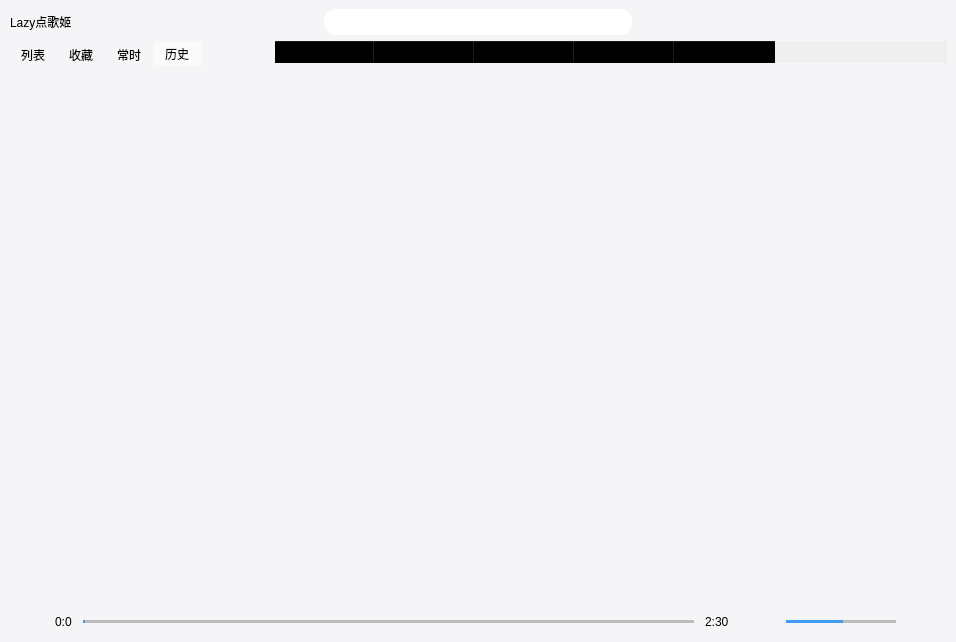
<?xml version="1.0" encoding="UTF-8"?>
<ui version="4.0">
 <class>OrderPlayerWindow</class>
 <widget class="QMainWindow" name="OrderPlayerWindow">
  <property name="geometry">
   <rect>
    <x>0</x>
    <y>0</y>
    <width>956</width>
    <height>642</height>
   </rect>
  </property>
  <property name="windowTitle">
   <string>Lazy点歌姬</string>
  </property>
  <property name="windowIcon">
   <iconset resource="resources.qrc">
    <normaloff>:/icons/candy</normaloff>:/icons/candy</iconset>
  </property>
  <property name="styleSheet">
   <string notr="true">QMainWindow
{
	background: #F5F5F7;
}</string>
  </property>
  <widget class="QWidget" name="centralwidget">
   <layout class="QVBoxLayout" name="verticalLayout_3">
    <item>
     <layout class="QHBoxLayout" name="searchEditLayout" stretch="1,1,1">
      <property name="leftMargin">
       <number>0</number>
      </property>
      <item>
       <widget class="QPushButton" name="pushButton">
        <property name="styleSheet">
         <string notr="true">text-align: left;</string>
        </property>
        <property name="text">
         <string>Lazy点歌姬</string>
        </property>
        <property name="icon">
         <iconset resource="resources.qrc">
          <normaloff>:/icons/candy</normaloff>:/icons/candy</iconset>
        </property>
        <property name="flat">
         <bool>true</bool>
        </property>
       </widget>
      </item>
      <item>
       <widget class="QWidget" name="widget" native="true">
        <property name="minimumSize">
         <size>
          <width>20</width>
          <height>24</height>
         </size>
        </property>
        <property name="styleSheet">
         <string notr="true">QWidget
{
	border: none;
	border-radius: 12px;
	background: white;
}</string>
        </property>
        <layout class="QHBoxLayout" name="horizontalLayout">
         <property name="leftMargin">
          <number>9</number>
         </property>
         <property name="topMargin">
          <number>2</number>
         </property>
         <property name="bottomMargin">
          <number>2</number>
         </property>
         <item>
          <widget class="QLineEdit" name="searchEdit">
           <property name="styleSheet">
            <string notr="true">QLineEdit
{
	border: none;
	background: transparent;
}</string>
           </property>
          </widget>
         </item>
         <item>
          <widget class="QPushButton" name="searchButton">
           <property name="text">
            <string/>
           </property>
           <property name="icon">
            <iconset resource="resources.qrc">
             <normaloff>:/icons/search</normaloff>:/icons/search</iconset>
           </property>
           <property name="flat">
            <bool>true</bool>
           </property>
          </widget>
         </item>
        </layout>
       </widget>
      </item>
      <item>
       <widget class="QWidget" name="searchRightSpacingWidget" native="true"/>
      </item>
     </layout>
    </item>
    <item>
     <layout class="QHBoxLayout" name="horizontalLayout_3" stretch="0,1">
      <property name="spacing">
       <number>6</number>
      </property>
      <property name="leftMargin">
       <number>0</number>
      </property>
      <property name="rightMargin">
       <number>0</number>
      </property>
      <item>
       <layout class="QVBoxLayout" name="verticalLayout">
        <property name="leftMargin">
         <number>0</number>
        </property>
        <property name="bottomMargin">
         <number>0</number>
        </property>
        <item>
         <widget class="QTabWidget" name="listTabWidget">
          <property name="styleSheet">
           <string notr="true">QTabWidget
{
	background: transparent;
	border: none;
}

QTabWidget::tab-bar
{
	background: transparent;
	border: none;
}

QTabWidget::pane
{
	background: transparent;
	border: none;
}

QTabBar::tab
{
	background: transparent;
}

QTabBar::tab:hover
{
	background: rgba(255,255,255,64);
}

QTabBar::tab:selected
{
	background: rgba(255,255,255,128);
}</string>
          </property>
          <property name="currentIndex">
           <number>3</number>
          </property>
          <widget class="QWidget" name="tab">
           <property name="styleSheet">
            <string notr="true">QWidget
{
	background: transparent;
	border: none;
}</string>
           </property>
           <attribute name="title">
            <string>列表</string>
           </attribute>
           <layout class="QVBoxLayout" name="verticalLayout_4">
            <property name="leftMargin">
             <number>0</number>
            </property>
            <property name="topMargin">
             <number>0</number>
            </property>
            <property name="rightMargin">
             <number>0</number>
            </property>
            <property name="bottomMargin">
             <number>0</number>
            </property>
            <item>
             <widget class="QListView" name="orderSongsListView">
              <property name="contextMenuPolicy">
               <enum>Qt::CustomContextMenu</enum>
              </property>
              <property name="styleSheet">
               <string notr="true">#orderSongsListView
{
	background: transparent;
	border: none;
}</string>
              </property>
              <property name="editTriggers">
               <set>QAbstractItemView::NoEditTriggers</set>
              </property>
              <property name="selectionMode">
               <enum>QAbstractItemView::ExtendedSelection</enum>
              </property>
              <property name="selectionBehavior">
               <enum>QAbstractItemView::SelectRows</enum>
              </property>
             </widget>
            </item>
           </layout>
          </widget>
          <widget class="QWidget" name="tab_2">
           <property name="styleSheet">
            <string notr="true">QWidget
{
	background: transparent;
	border: none;
}</string>
           </property>
           <attribute name="title">
            <string>收藏</string>
           </attribute>
           <layout class="QVBoxLayout" name="verticalLayout_5">
            <property name="leftMargin">
             <number>0</number>
            </property>
            <property name="topMargin">
             <number>0</number>
            </property>
            <property name="rightMargin">
             <number>0</number>
            </property>
            <property name="bottomMargin">
             <number>0</number>
            </property>
            <item>
             <widget class="QListView" name="favoriteSongsListView">
              <property name="contextMenuPolicy">
               <enum>Qt::CustomContextMenu</enum>
              </property>
              <property name="styleSheet">
               <string notr="true">#favoriteSongsListView
{
	background: transparent;
	border: none;
}



</string>
              </property>
              <property name="editTriggers">
               <set>QAbstractItemView::DoubleClicked|QAbstractItemView::EditKeyPressed</set>
              </property>
              <property name="selectionMode">
               <enum>QAbstractItemView::ExtendedSelection</enum>
              </property>
              <property name="selectionBehavior">
               <enum>QAbstractItemView::SelectRows</enum>
              </property>
             </widget>
            </item>
           </layout>
          </widget>
          <widget class="QWidget" name="tab_4">
           <property name="styleSheet">
            <string notr="true">QWidget
{
	background: transparent;
	border: none;
}</string>
           </property>
           <attribute name="title">
            <string>常时</string>
           </attribute>
           <layout class="QVBoxLayout" name="verticalLayout_9">
            <property name="leftMargin">
             <number>0</number>
            </property>
            <property name="topMargin">
             <number>0</number>
            </property>
            <property name="rightMargin">
             <number>0</number>
            </property>
            <property name="bottomMargin">
             <number>0</number>
            </property>
            <item>
             <widget class="QListView" name="normalSongsListView">
              <property name="contextMenuPolicy">
               <enum>Qt::CustomContextMenu</enum>
              </property>
              <property name="styleSheet">
               <string notr="true">#playHistoriesListView
{
	background: transparent;
	border: none;
}</string>
              </property>
              <property name="editTriggers">
               <set>QAbstractItemView::NoEditTriggers</set>
              </property>
              <property name="selectionMode">
               <enum>QAbstractItemView::ExtendedSelection</enum>
              </property>
              <property name="selectionBehavior">
               <enum>QAbstractItemView::SelectRows</enum>
              </property>
             </widget>
            </item>
           </layout>
          </widget>
          <widget class="QWidget" name="tab_3">
           <property name="styleSheet">
            <string notr="true">QWidget
{
	background: transparent;
	border: none;
}</string>
           </property>
           <attribute name="title">
            <string>历史</string>
           </attribute>
           <layout class="QVBoxLayout" name="verticalLayout_6">
            <property name="leftMargin">
             <number>0</number>
            </property>
            <property name="topMargin">
             <number>0</number>
            </property>
            <property name="rightMargin">
             <number>0</number>
            </property>
            <property name="bottomMargin">
             <number>0</number>
            </property>
            <item>
             <widget class="QListView" name="historySongsListView">
              <property name="contextMenuPolicy">
               <enum>Qt::CustomContextMenu</enum>
              </property>
              <property name="styleSheet">
               <string notr="true">#playHistoriesListView
{
	background: transparent;
	border: none;
}</string>
              </property>
              <property name="editTriggers">
               <set>QAbstractItemView::NoEditTriggers</set>
              </property>
              <property name="selectionMode">
               <enum>QAbstractItemView::ExtendedSelection</enum>
              </property>
              <property name="selectionBehavior">
               <enum>QAbstractItemView::SelectRows</enum>
              </property>
             </widget>
            </item>
           </layout>
          </widget>
         </widget>
        </item>
        <item>
         <layout class="QHBoxLayout" name="horizontalLayout_5" stretch="0,1">
          <item>
           <widget class="QLabel" name="playingCoverLabel">
            <property name="minimumSize">
             <size>
              <width>50</width>
              <height>50</height>
             </size>
            </property>
            <property name="text">
             <string/>
            </property>
           </widget>
          </item>
          <item>
           <layout class="QVBoxLayout" name="verticalLayout_2">
            <item>
             <widget class="QLabel" name="playingNameLabel">
              <property name="text">
               <string/>
              </property>
             </widget>
            </item>
            <item>
             <widget class="QLabel" name="playingArtistLabel">
              <property name="styleSheet">
               <string notr="true">QLabel{
	color:gray;
}</string>
              </property>
              <property name="text">
               <string/>
              </property>
             </widget>
            </item>
           </layout>
          </item>
         </layout>
        </item>
       </layout>
      </item>
      <item>
       <widget class="QStackedWidget" name="bodyStackWidget">
        <property name="currentIndex">
         <number>0</number>
        </property>
        <widget class="QWidget" name="searchResultPage">
         <layout class="QVBoxLayout" name="verticalLayout_7">
          <property name="leftMargin">
           <number>0</number>
          </property>
          <property name="topMargin">
           <number>0</number>
          </property>
          <property name="rightMargin">
           <number>0</number>
          </property>
          <property name="bottomMargin">
           <number>0</number>
          </property>
          <item>
           <widget class="QTableWidget" name="searchResultTable">
            <property name="contextMenuPolicy">
             <enum>Qt::CustomContextMenu</enum>
            </property>
            <property name="styleSheet">
             <string notr="true">QTableWidget
{
	background: transparent;
	border: none;
	alternate-background-color: rgb(232, 236, 239);
}

QHeaderView::section
{
	background-color: transparent;
}

QTableCornerButton::section
{
	background:transparent;
}</string>
            </property>
            <property name="editTriggers">
             <set>QAbstractItemView::EditKeyPressed</set>
            </property>
            <property name="alternatingRowColors">
             <bool>true</bool>
            </property>
            <property name="selectionMode">
             <enum>QAbstractItemView::ExtendedSelection</enum>
            </property>
            <property name="selectionBehavior">
             <enum>QAbstractItemView::SelectRows</enum>
            </property>
            <property name="verticalScrollMode">
             <enum>QAbstractItemView::ScrollPerPixel</enum>
            </property>
            <property name="horizontalScrollMode">
             <enum>QAbstractItemView::ScrollPerPixel</enum>
            </property>
            <property name="showGrid">
             <bool>false</bool>
            </property>
            <attribute name="horizontalHeaderShowSortIndicator" stdset="0">
             <bool>true</bool>
            </attribute>
            <attribute name="verticalHeaderVisible">
             <bool>false</bool>
            </attribute>
            <column>
             <property name="text">
              <string>标题</string>
             </property>
            </column>
            <column>
             <property name="text">
              <string>歌手</string>
             </property>
            </column>
            <column>
             <property name="text">
              <string>专辑</string>
             </property>
            </column>
            <column>
             <property name="text">
              <string>时长</string>
             </property>
            </column>
            <column>
             <property name="text">
              <string>热度</string>
             </property>
            </column>
           </widget>
          </item>
         </layout>
        </widget>
        <widget class="QWidget" name="lyricsPage">
         <layout class="QVBoxLayout" name="verticalLayout_8">
          <property name="leftMargin">
           <number>0</number>
          </property>
          <property name="topMargin">
           <number>0</number>
          </property>
          <property name="rightMargin">
           <number>0</number>
          </property>
          <property name="bottomMargin">
           <number>0</number>
          </property>
          <item>
           <widget class="QWidget" name="lyricsGraphic" native="true"/>
          </item>
         </layout>
        </widget>
       </widget>
      </item>
     </layout>
    </item>
    <item>
     <layout class="QHBoxLayout" name="horizontalLayout_4">
      <item>
       <widget class="QPushButton" name="playButton">
        <property name="text">
         <string/>
        </property>
        <property name="icon">
         <iconset resource="resources.qrc">
          <normaloff>:/icons/play</normaloff>:/icons/play</iconset>
        </property>
        <property name="flat">
         <bool>true</bool>
        </property>
       </widget>
      </item>
      <item>
       <widget class="QLabel" name="playingCurrentTimeLabel">
        <property name="text">
         <string>0:0</string>
        </property>
       </widget>
      </item>
      <item>
       <widget class="QSlider" name="playProgressSlider">
        <property name="styleSheet">
         <string notr="true">QSlider{ border-color: #bcbcbc; }
QSlider::groove:horizontal { border: 1px solid #999999; height: 1px; margin: 0px 0; left: 5px; right: 5px; }
QSlider::handle:horizontal { border: 0px ; border-image: url(:/icons/heart); width: 15px; margin: -7px -7px -7px -7px; }
QSlider::add-page:horizontal{ background: qlineargradient(spread:pad, x1:0, y1:1, x2:0, y2:0, stop:0 #bcbcbc, stop:0.25 #bcbcbc, stop:0.5 #bcbcbc, stop:1 #bcbcbc); } 
QSlider::sub-page:horizontal{ background: qlineargradient(spread:pad, x1:0, y1:1, x2:0, y2:0, stop:0 #439cf3, stop:0.25 #439cf3, stop:0.5 #439cf3, stop:1 #439cf3); }</string>
        </property>
        <property name="orientation">
         <enum>Qt::Horizontal</enum>
        </property>
       </widget>
      </item>
      <item>
       <widget class="QLabel" name="playingAllTimeLabel">
        <property name="text">
         <string>2:30</string>
        </property>
       </widget>
      </item>
      <item>
       <widget class="QPushButton" name="volumeButton">
        <property name="text">
         <string/>
        </property>
        <property name="icon">
         <iconset resource="resources.qrc">
          <normaloff>:/icons/volume</normaloff>:/icons/volume</iconset>
        </property>
        <property name="flat">
         <bool>true</bool>
        </property>
       </widget>
      </item>
      <item>
       <widget class="QSlider" name="volumeSlider">
        <property name="maximumSize">
         <size>
          <width>120</width>
          <height>16777215</height>
         </size>
        </property>
        <property name="styleSheet">
         <string notr="true">QSlider{ border-color: #bcbcbc; }
QSlider::groove:horizontal { border: 1px solid #999999; height: 1px; margin: 0px 0; left: 5px; right: 5px; }
QSlider::handle:horizontal { border: 0px ; border-image: url(:/icons/heart2); width: 15px; margin: -7px -7px -7px -7px; }
QSlider::add-page:horizontal{ background: qlineargradient(spread:pad, x1:0, y1:1, x2:0, y2:0, stop:0 #bcbcbc, stop:0.25 #bcbcbc, stop:0.5 #bcbcbc, stop:1 #bcbcbc); } 
QSlider::sub-page:horizontal{ background: qlineargradient(spread:pad, x1:0, y1:1, x2:0, y2:0, stop:0 #439cf3, stop:0.25 #439cf3, stop:0.5 #439cf3, stop:1 #439cf3); }</string>
        </property>
        <property name="maximum">
         <number>100</number>
        </property>
        <property name="singleStep">
         <number>10</number>
        </property>
        <property name="value">
         <number>50</number>
        </property>
        <property name="orientation">
         <enum>Qt::Horizontal</enum>
        </property>
       </widget>
      </item>
      <item>
       <widget class="QPushButton" name="circleModeButton">
        <property name="text">
         <string/>
        </property>
        <property name="icon">
         <iconset resource="resources.qrc">
          <normaloff>:/icons/order_list</normaloff>:/icons/order_list</iconset>
        </property>
        <property name="autoDefault">
         <bool>false</bool>
        </property>
        <property name="default">
         <bool>false</bool>
        </property>
        <property name="flat">
         <bool>true</bool>
        </property>
       </widget>
      </item>
     </layout>
    </item>
   </layout>
  </widget>
  <widget class="QMenuBar" name="menubar">
   <property name="geometry">
    <rect>
     <x>0</x>
     <y>0</y>
     <width>956</width>
     <height>26</height>
    </rect>
   </property>
  </widget>
 </widget>
 <resources>
  <include location="resources.qrc"/>
 </resources>
 <connections/>
</ui>
